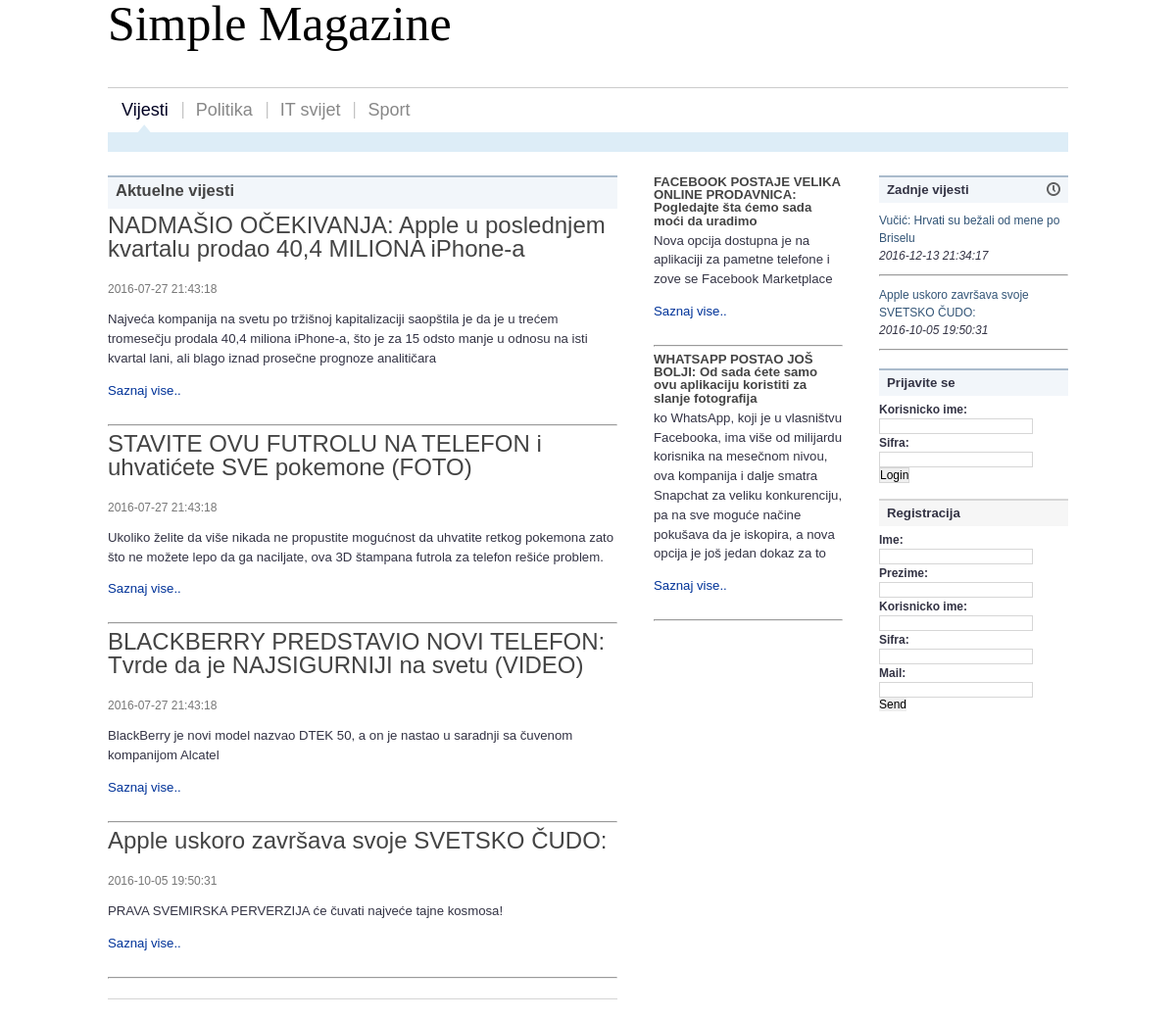
The page / on the database its author committed.
### tables this page shows
CREATE TABLE IF NOT EXISTS `vesti` (
  `id_vesti` int(11) NOT NULL AUTO_INCREMENT,
  `naslov` varchar(100) DEFAULT NULL,
  `uvod` varchar(1200) DEFAULT NULL,
  `sadrzaj` text,
  `vreme_objave` datetime DEFAULT CURRENT_TIMESTAMP,
  `slika` varchar(45) DEFAULT NULL,
  `kategorija` varchar(45) DEFAULT NULL,
  `komentar` text,
  PRIMARY KEY (`id_vesti`)
);

### index.php (the view, shortened to what this page needs)
<?php
include_once "core/db.php";
?>
<!DOCTYPE html PUBLIC "-//W3C//DTD XHTML 1.0 Transitional//EN" "http://www.w3.org/TR/xhtml1/DTD/xhtml1-transitional.dtd">
<html xmlns="http://www.w3.org/1999/xhtml" dir="ltr">
<head>
	<link rel="stylesheet" type="text/css" href="style.css" media="screen" />
</head>
<body id="top">
<div id="site">
	<div class="center-wrapper">
			 <?php
			include_once "moduli/menu.php"
				?>
		<div class="main" id="main-three-columns">
			<div class="left" id="main-left">
<div class="section-title"><h4>Aktuelne vijesti</h4></div>
				<div class="post">
				<?php
				$res = $pdo->query("SELECT id_vesti,vreme_objave, naslov, uvod FROM vesti LIMIT 4");
				while($vest = $res->fetch(PDO::FETCH_ASSOC)){
				echo "<div class='post-title'><h2>" . $vest['naslov'] . "</h1></div>";
				echo "<div class='post-date'><br><p>" . $vest['vreme_objave'] . "</p></div>";
				echo "<div class='post-body'> <p>" . $vest['uvod'] . "</p>";
				echo "<a href='saznajVise.php?id=" . $vest['id_vesti'] ."'>Saznaj vise..</a></div>";
				echo "<br><hr>";
				}
	?>
				</div>
				<div class="content-separator"></div>
			</div>
			 <div class="left sidebar" id="sidebar-1">
				<div class="post">
				<?php
				$res = $pdo->query("SELECT id_vesti,vreme_objave, naslov, uvod FROM vesti WHERE id_vesti >4 LIMIT 2");
				while($vest = $res->fetch(PDO::FETCH_ASSOC)){
				echo "<div class='post-title'><h5>" . $vest['naslov'] . "</h5></div>";
				echo "<div class='post-body'> <p>" . $vest['uvod'] . "</p>";
				echo "<a href='saznajVise.php?id=" . $vest['id_vesti'] ."'>Saznaj vise..</a></div>";
				echo "<br><hr>";
				}
	?>
				</div>
			</div>
			<div class="right sidebar" id="sidebar-2">
				<div class="section">
					<div class="section-title">
						<div class="left">Zadnje vijesti</div>
						<div class="right"><img src="img/icon-time.gif" width="14" height="14" alt="" /></div>
					</div>
	<?php
	include_once "moduli/zadnjevijesti.php"
	?>
				</div>
				<div class="section">
      <?php
	  if(isset($_SESSION['w'])){
		  include_once "moduli/" . $_SESSION['w'] . ".php";
	  }else{
	  include_once "moduli/loginW.php";
	  }
	  ?>
				</div>
				<div class="section network-section">
<?php
	if(isset($_SESSION['w']) && ($_SESSION['status'] == '1')){
		include_once "moduli/AdminUser.php";
	 }
	elseif(isset($_SESSION['w']) && ($_SESSION['status'] == '2')){
		include_once "moduli/user.php";
		}
	else{
	         include_once "moduli/registracija.php";}
?>
				</div>
			</div>
		</div>
	</div>
</div>
 </div>
</body>
</html>

### moduli/zadnjevijesti.php (shortened to what this page needs)
			<?php
			$res = $pdo->query("SELECT id_vesti, naslov, vreme_objave FROM vesti ORDER BY vreme_objave DESC LIMIT 2 ");
			while($vest = $res->fetch(PDO::FETCH_ASSOC)){
				echo "<div class='section-content'>";
				echo "<ul class='nice-list'>";
				echo "<li>";
				echo "<div class='left'><a href='saznajVise.php?id=" . $vest['id_vesti'] ."'>" . $vest['naslov'] . "</a></div>";
				echo "<div class='left'><i>" . $vest['vreme_objave'] . "</i></div>";
				echo "</li>";
				echo "<hr>";
			}
?>

### style.css (style rules this page uses)
html, body, div, span, object, iframe, h1, h2, h3, h4, h5, h6, p, blockquote, pre, a, abbr, acronym, address, code, del, dfn, em, img, q, dl, dt, dd, ol, ul, li, fieldset, form, label, legend, table, caption, tbody, tfoot, thead, tr, th, td, textarea, input, select { margin: 0; padding: 0; border: 0; font-weight: inherit; font-style: inherit; font-size: 100%; font-family: inherit; vertical-align: baseline; }
html { height: 100%; padding-bottom: 1px; }
body { background: #FFF; color: #334; font: normal 75% sans-serif; line-height: 1.5; }
h1,h2,h3,h4,h5,h6 { color: #444; font-weight: normal; line-height: 1; margin-bottom: 0.3em; }
h4,h5,h6 { font-weight: bold; }
h2 { font-size: 2em; }
h4 { font-size: 1.25em; }
h5 { font-size: 1.1em; }
a { color: #357; text-decoration: underline; }
p { margin-bottom: 1em; }
ul, ol { margin: 0 0 1.5em 1.5em; }
ul { list-style-type: disc; }
ul.plain-list li, ul.nice-list li, ul.tabbed li { list-style: none; }
ul.nice-list { margin-left: 0; }
ul.nice-list li { list-style: none; border-top: 1px solid #EEE; padding: 4px 0; }
ul.nice-list li:first-child { border-top: none; }
.left,.alignleft { float: left; }
.right,.alignright { float: right; }
.content-separator, .archive-separator { background: #D5D5D5; clear: both; color: #FFE; display: block; font-size: 0; line-height: 0; height: 1px; }
.content-separator { margin: 20px 0; }
.post a { text-decoration: none; }
.post-date { color: #777; margin: 2px 0 10px; }
.post-title h1, .post-title h2, .post-title h3 { margin-bottom: 0; }
.post-body { font-size: 1.1em; }
.post-body a { color: #039; }
.center-wrapper { margin: 0 auto; width: 980px; }
.main { margin-bottom: 18px; }
.main#main-three-columns { background: url('img/main-three-columns.gif') repeat-y right top; }
.main#main-three-columns .sidebar { width: 193px; }
.main#main-three-columns #main-left { width: 520px; }
.sidebar a { text-decoration: none; }
#sidebar-1 { margin-left: 37px; }
.section { margin-bottom: 16px; }
.section-title { background-color: #F2F6FA; border-top: 2px solid #ABC; font: bold 1.1em sans-serif; margin-bottom: 5px; min-height: 0; padding: 5px 8px 6px; }

### rows shown on the page
vesti: naslov "NADMAŠIO OČEKIVANJA: Apple u poslednjem kvartalu prodao 40,4 MILIONA iPhone-a", vreme_objave "2016-07-27 21:43:18", uvod "Najveća kompanija na svetu po tržišnoj kapitalizaciji saopštila je da je u trećem tromesečju prodala 40,4 miliona iPhone-a, što je za 15 odsto manje u odnosu na isti kvartal lani, ali blago iznad prosečne prognoze analitičara"
vesti: naslov "STAVITE OVU FUTROLU NA TELEFON i uhvatićete SVE pokemone (FOTO)", vreme_objave "2016-07-27 21:43:18", uvod "Ukoliko želite da više nikada ne propustite mogućnost da uhvatite retkog pokemona zato što ne možete lepo da ga naciljate, ova 3D štampana futrola za telefon rešiće problem."
vesti: naslov "BLACKBERRY PREDSTAVIO NOVI TELEFON: Tvrde da je NAJSIGURNIJI na svetu (VIDEO)", vreme_objave "2016-07-27 21:43:18", uvod "BlackBerry je novi model nazvao DTEK 50, a on je nastao u saradnji sa čuvenom kompanijom Alcatel"
vesti: naslov "Apple uskoro završava svoje SVETSKO ČUDO:", vreme_objave "2016-10-05 19:50:31", uvod "PRAVA SVEMIRSKA PERVERZIJA će čuvati najveće tajne kosmosa!"
vesti: naslov "FACEBOOK POSTAJE VELIKA ONLINE PRODAVNICA: Pogledajte šta ćemo sada moći da uradimo", uvod "Nova opcija dostupna je na aplikaciji za pametne telefone i zove se Facebook Marketplace"
vesti: naslov "WHATSAPP POSTAO JOŠ BOLJI: Od sada ćete samo ovu aplikaciju koristiti za slanje fotografija", uvod "ko WhatsApp, koji je u vlasništvu Facebooka, ima više od milijardu korisnika na mesečnom nivou, ova kompanija i dalje smatra Snapchat za veliku konkurenciju, pa na sve moguće načine pokušava da je iskopira, a nova opcija je još jedan dokaz za to"
vesti: naslov "Vučić: Hrvati su bežali od mene po Briselu", vreme_objave "2016-12-13 21:34:17"
